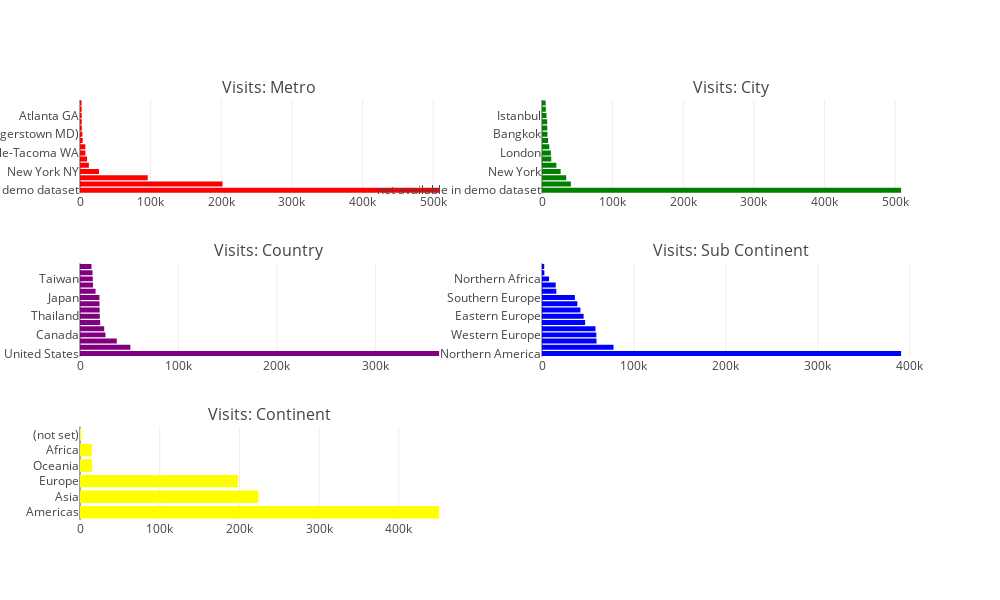
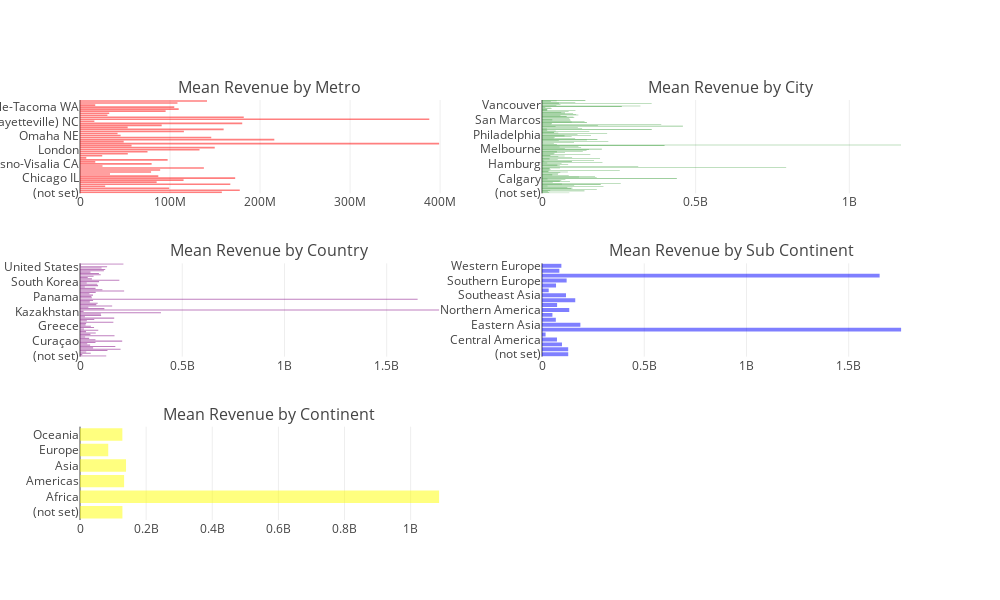

Write notebook code for charts like these, in order.
### Code cell
geo_cols = ["geoNetwork_metro", "geoNetwork_city", "geoNetwork_country", "geoNetwork_subContinent", "geoNetwork_continent"]
colors = ["red", "green", "purple","blue", "yellow"]
traces = []
for i, col in enumerate(geo_cols):
    t = train[col].value_counts()
    traces.append(go.Bar(marker=dict(color=colors[i]),orientation="h", y = t.index[:15], x = t.values[:15]))

fig = tools.make_subplots(rows=3, cols=2, 
                          subplot_titles=["Visits: Metro", "Visits: City", "Visits: Country","Visits: Sub Continent","Visits: Continent"]
                          , print_grid=False)
fig.append_trace(traces[0], 1, 1)
fig.append_trace(traces[1], 1, 2)
fig.append_trace(traces[2], 2, 1)
fig.append_trace(traces[3], 2, 2)
fig.append_trace(traces[4], 3, 1)

fig['layout'].update(height=600,width=1000, showlegend=False)
iplot(fig)

train["totals_transactionRevenue"] = train["totals_transactionRevenue"].astype('float')

fig = tools.make_subplots(rows=3, cols=2, subplot_titles=["Mean Revenue by Metro", "Mean Revenue by City", "Mean Revenue by Country","Mean Revenue by Sub Continent","Mean Revenue by Continent"], print_grid=False)


trs = []
for i, col in enumerate(geo_cols):
    tmp = train.groupby(col).agg({"totals_transactionRevenue": "mean"}).reset_index().rename(columns={"totals_transactionRevenue" : "Mean Revenue"})
    tmp = tmp.dropna()
    tr = go.Bar(x = tmp["Mean Revenue"], orientation="h", marker=dict(opacity=0.5, color=colors[i]), y = tmp[col])
    trs.append(tr)

fig.append_trace(trs[0], 1, 1)
fig.append_trace(trs[1], 1, 2)
fig.append_trace(trs[2], 2, 1)
fig.append_trace(trs[3], 2, 2)
fig.append_trace(trs[4], 3, 1)

fig['layout'].update(height=600,width=1000, showlegend=False)
iplot(fig)

### Figure 1 — Plotly figure (JSON) as saved in the notebook; plotly's stock layout.template omitted (floating-point values rounded to 4 significant figures)
{"data": [{"marker": {"color": "red"}, "orientation": "h", "type": "bar", "uid": "0e4823b4-d251-11e8-a7c3-f0189804b8bf", "x": [508229, 201766, 95913, 26917, 12571, 9995, 7642, 7585, 3790, 3380, 2628, 2475, 2463, 2403, 2227], "xaxis": "x", "y": ["not available in demo dataset", "(not set)", "San Francisco-Oakland-San Jose CA", "New York NY", "London", "Los Angeles CA", "Seattle-Tacoma WA", "Chicago IL", "Austin TX", "Washington DC (Hagerstown MD)", "Boston MA-Manchester NH", "Houston TX", "Atlanta GA", "Detroit MI", "Roanoke-Lynchburg VA"], "yaxis": "y"}, {"marker": {"color": "green"}, "orientation": "h", "type": "bar", "uid": "0e488ea8-d251-11e8-88d6-f0189804b8bf", "x": [508229, 40884, 34262, 26371, 20329, 13086, 12607, 10295, 8670, 7709, 7444, 7342, 6330, 5468, 5223], "xaxis": "x2", "y": ["not available in demo dataset", "Mountain View", "(not set)", "New York", "San Francisco", "Sunnyvale", "London", "San Jose", "Los Angeles", "Bangkok", "Chicago", "Ho Chi Minh City", "Istanbul", "Bengaluru", "Toronto"], "yaxis": "y2"}, {"marker": {"color": "purple"}, "orientation": "h", "type": "bar", "uid": "0e48fec6-d251-11e8-af3e-f0189804b8bf", "x": [364744, 51140, 37393, 25869, 24598, 20522, 20123, 19980, 19783, 19731, 15832, 13225, 12996, 12698, 11662], "xaxis": "x3", "y": ["United States", "India", "United Kingdom", "Canada", "Vietnam", "Turkey", "Thailand", "Germany", "Brazil", "Japan", "France", "Mexico", "Taiwan", "Australia", "Russia"], "yaxis": "y3"}, {"marker": {"color": "blue"}, "orientation": "h", "type": "bar", "uid": "0e4962e2-d251-11e8-a486-f0189804b8bf", "x": [390657, 77800, 59321, 59114, 58168, 46919, 45249, 41731, 38443, 35780, 15583, 14893, 7683, 2573, 2406], "xaxis": "x4", "y": ["Northern America", "Southeast Asia", "Southern Asia", "Western Europe", "Northern Europe", "Eastern Asia", "Eastern Europe", "South America", "Western Asia", "Southern Europe", "Central America", "Australasia", "Northern Africa", "Western Africa", "Caribbean"], "yaxis": "y4"}, {"marker": {"color": "yellow"}, "orientation": "h", "type": "bar", "uid": "0e49ba58-d251-11e8-9e00-f0189804b8bf", "x": [450377, 223698, 198311, 15054, 14745, 1468], "xaxis": "x5", "y": ["Americas", "Asia", "Europe", "Oceania", "Africa", "(not set)"], "yaxis": "y5"}], "layout": {"annotations": [{"font": {"size": 16}, "showarrow": false, "text": "Visits: Metro", "x": 0.225, "xanchor": "center", "xref": "paper", "y": 1, "yanchor": "bottom", "yref": "paper"}, {"font": {"size": 16}, "showarrow": false, "text": "Visits: City", "x": 0.775, "xanchor": "center", "xref": "paper", "y": 1, "yanchor": "bottom", "yref": "paper"}, {"font": {"size": 16}, "showarrow": false, "text": "Visits: Country", "x": 0.225, "xanchor": "center", "xref": "paper", "y": 0.6111, "yanchor": "bottom", "yref": "paper"}, {"font": {"size": 16}, "showarrow": false, "text": "Visits: Sub Continent", "x": 0.775, "xanchor": "center", "xref": "paper", "y": 0.6111, "yanchor": "bottom", "yref": "paper"}, {"font": {"size": 16}, "showarrow": false, "text": "Visits: Continent", "x": 0.225, "xanchor": "center", "xref": "paper", "y": 0.2222, "yanchor": "bottom", "yref": "paper"}], "height": 600, "showlegend": false, "width": 1000, "xaxis": {"anchor": "y", "domain": [0, 0.45]}, "xaxis2": {"anchor": "y2", "domain": [0.55, 1]}, "xaxis3": {"anchor": "y3", "domain": [0, 0.45]}, "xaxis4": {"anchor": "y4", "domain": [0.55, 1]}, "xaxis5": {"anchor": "y5", "domain": [0, 0.45]}, "xaxis6": {"anchor": "y6", "domain": [0.55, 1]}, "yaxis": {"anchor": "x", "domain": [0.7778, 1]}, "yaxis2": {"anchor": "x2", "domain": [0.7778, 1]}, "yaxis3": {"anchor": "x3", "domain": [0.3889, 0.6111]}, "yaxis4": {"anchor": "x4", "domain": [0.3889, 0.6111]}, "yaxis5": {"anchor": "x5", "domain": [0, 0.2222]}, "yaxis6": {"anchor": "x6", "domain": [0, 0.2222]}}}

### Figure 2 — Plotly figure (JSON) as saved in the notebook; plotly's stock layout.template omitted (floating-point values rounded to 4 significant figures; data arrays with more than 128 entries replaced by an {"elided": "..."} marker saying what was removed)
{"data": [{"marker": {"color": "red", "opacity": 0.5}, "orientation": "h", "type": "bar", "uid": "0f14d35a-d251-11e8-83f0-f0189804b8bf", "x": [157600000.0, 177500000.0, 99070000.0, 27980000, 167000000.0, 85140000.0, 115000000.0, 172400000.0, 86980000, 33355000, 78960000.0, 89030250, 137600000.0, 24990000, 79570000, 16990000, 97350000.0, 6990000, 24680000, 53098000, 74990000, 132700000.0, 149700000.0, 57265000, 398890000, 48520000.0, 215800000.0, 145800000.0, 45105000, 41725000, 115400000.0, 159500000.0, 52960000.0, 90740000.0, 180210000, 15960000, 388000000.0, 181900000, 30480000, 32433000, 95100000.0, 109600000.0, 104700000.0, 16950000, 108300000.0, 141100000.0], "xaxis": "x", "y": ["(not set)", "Atlanta GA", "Austin TX", "Baltimore MD", "Boston MA-Manchester NH", "Charleston SC", "Charlotte NC", "Chicago IL", "Cincinnati OH", "Columbus OH", "Dallas-Ft. Worth TX", "Denver CO", "Detroit MI", "El Paso TX", "Fresno-Visalia CA", "Hartford & New Haven CT", "Houston TX", "Indianapolis IN", "Jacksonville FL", "Kansas City MO", "Las Vegas NV", "London", "Los Angeles CA", "Miami-Ft. Lauderdale FL", "Milwaukee WI", "Minneapolis-St. Paul MN", "Nashville TN", "New York NY", "Omaha NE", "Orlando-Daytona Beach-Melbourne FL", "Philadelphia PA", "Phoenix AZ", "Pittsburgh PA", "Portland OR", "Providence-New Bedford,MA", "Raleigh-Durham (Fayetteville) NC", "Roanoke-Lynchburg VA", "Sacramento-Stockton-Modesto CA", "Salt Lake City UT", "San Antonio TX", "San Diego CA", "San Francisco-Oakland-San Jose CA", "Seattle-Tacoma WA", "Syracuse NY", "Washington DC (Hagerstown MD)", "not available in demo dataset"], "yaxis": "y"}, {"marker": {"color": "green", "opacity": 0.5}, "orientation": "h", "type": "bar", "uid": "0f156074-d251-11e8-89d3-f0189804b8bf", "x": {"elided": "134 float values"}, "xaxis": "x2", "y": {"elided": "134 str values"}, "yaxis": "y2"}, {"marker": {"color": "purple", "opacity": 0.5}, "orientation": "h", "type": "bar", "uid": "0f1605a4-d251-11e8-a7b8-f0189804b8bf", "x": [128300000.0, 10990000, 52488000, 30480000, 134300000.0, 198410000, 64183000, 172800000.0, 49452000, 35280000.0, 75608750, 206330000, 75440000, 44790000, 25000000, 168732500, 50960000, 76890000, 29490000, 89216000, 19490000, 68667500, 53110000, 27180000, 30075000, 163100000.0, 33590000, 69666000, 167300000.0, 24140000.0, 103300000.0, 102045000, 395800000.0, 17490000, 1756000000.0, 119110000, 40770000, 157300000.0, 79639500, 86350000, 47970000, 63990000, 1651200000, 57950000, 55865000, 63790000, 46010000, 76670000.0, 215800000, 109300000.0, 75960000, 23735000, 88360000, 84302000, 32850000, 93213750, 192395000, 58105000, 37795000, 66200000.0, 101100000.0, 92542000, 51205000, 116880000, 123400000.0, 105590625, 132600000.0, 3500000, 212300000], "xaxis": "x3", "y": ["(not set)", "Anguilla", "Argentina", "Armenia", "Australia", "Belgium", "Brazil", "Canada", "Chile", "China", "Colombia", "Curaçao", "Cyprus", "Czechia", "Denmark", "Ecuador", "Egypt", "El Salvador", "Finland", "France", "Georgia", "Germany", "Greece", "Guadeloupe", "Guatemala", "Hong Kong", "Hungary", "India", "Indonesia", "Ireland", "Israel", "Italy", "Japan", "Kazakhstan", "Kenya", "Kuwait", "Lebanon", "Malaysia", "Mexico", "Netherlands", "New Zealand", "Nicaragua", "Nigeria", "Pakistan", "Panama", "Peru", "Philippines", "Poland", "Portugal", "Puerto Rico", "Romania", "Russia", "Saudi Arabia", "Singapore", "South Africa", "South Korea", "Spain", "St. Lucia", "Sweden", "Switzerland", "Taiwan", "Thailand", "Turkey", "Ukraine", "United Arab Emirates", "United Kingdom", "United States", "Uruguay", "Venezuela"], "yaxis": "y3"}, {"marker": {"color": "blue", "opacity": 0.5}, "orientation": "h", "type": "bar", "uid": "0f166698-d251-11e8-a516-f0189804b8bf", "x": [128300000.0, 128100000.0, 97721875, 73290000.0, 17490000, 1756000000.0, 187700000.0, 67630000.0, 50960000, 133300000.0, 73850000.0, 162600000.0, 117400000.0, 32850000, 68600000.0, 120501250, 1651200000, 84810000.0, 94740000.0], "xaxis": "x4", "y": ["(not set)", "Australasia", "Caribbean", "Central America", "Central Asia", "Eastern Africa", "Eastern Asia", "Eastern Europe", "Northern Africa", "Northern America", "Northern Europe", "South America", "Southeast Asia", "Southern Africa", "Southern Asia", "Southern Europe", "Western Africa", "Western Asia", "Western Europe"], "yaxis": "y4"}, {"marker": {"color": "yellow", "opacity": 0.5}, "orientation": "h", "type": "bar", "uid": "0f16d2e8-d251-11e8-bfd0-f0189804b8bf", "x": [128300000.0, 1085970000, 133400000.0, 139214720, 85410000.0, 128100000.0], "xaxis": "x5", "y": ["(not set)", "Africa", "Americas", "Asia", "Europe", "Oceania"], "yaxis": "y5"}], "layout": {"annotations": [{"font": {"size": 16}, "showarrow": false, "text": "Mean Revenue by Metro", "x": 0.225, "xanchor": "center", "xref": "paper", "y": 1, "yanchor": "bottom", "yref": "paper"}, {"font": {"size": 16}, "showarrow": false, "text": "Mean Revenue by City", "x": 0.775, "xanchor": "center", "xref": "paper", "y": 1, "yanchor": "bottom", "yref": "paper"}, {"font": {"size": 16}, "showarrow": false, "text": "Mean Revenue by Country", "x": 0.225, "xanchor": "center", "xref": "paper", "y": 0.6111, "yanchor": "bottom", "yref": "paper"}, {"font": {"size": 16}, "showarrow": false, "text": "Mean Revenue by Sub Continent", "x": 0.775, "xanchor": "center", "xref": "paper", "y": 0.6111, "yanchor": "bottom", "yref": "paper"}, {"font": {"size": 16}, "showarrow": false, "text": "Mean Revenue by Continent", "x": 0.225, "xanchor": "center", "xref": "paper", "y": 0.2222, "yanchor": "bottom", "yref": "paper"}], "height": 600, "showlegend": false, "width": 1000, "xaxis": {"anchor": "y", "domain": [0, 0.45]}, "xaxis2": {"anchor": "y2", "domain": [0.55, 1]}, "xaxis3": {"anchor": "y3", "domain": [0, 0.45]}, "xaxis4": {"anchor": "y4", "domain": [0.55, 1]}, "xaxis5": {"anchor": "y5", "domain": [0, 0.45]}, "xaxis6": {"anchor": "y6", "domain": [0.55, 1]}, "yaxis": {"anchor": "x", "domain": [0.7778, 1]}, "yaxis2": {"anchor": "x2", "domain": [0.7778, 1]}, "yaxis3": {"anchor": "x3", "domain": [0.3889, 0.6111]}, "yaxis4": {"anchor": "x4", "domain": [0.3889, 0.6111]}, "yaxis5": {"anchor": "x5", "domain": [0, 0.2222]}, "yaxis6": {"anchor": "x6", "domain": [0, 0.2222]}}}
